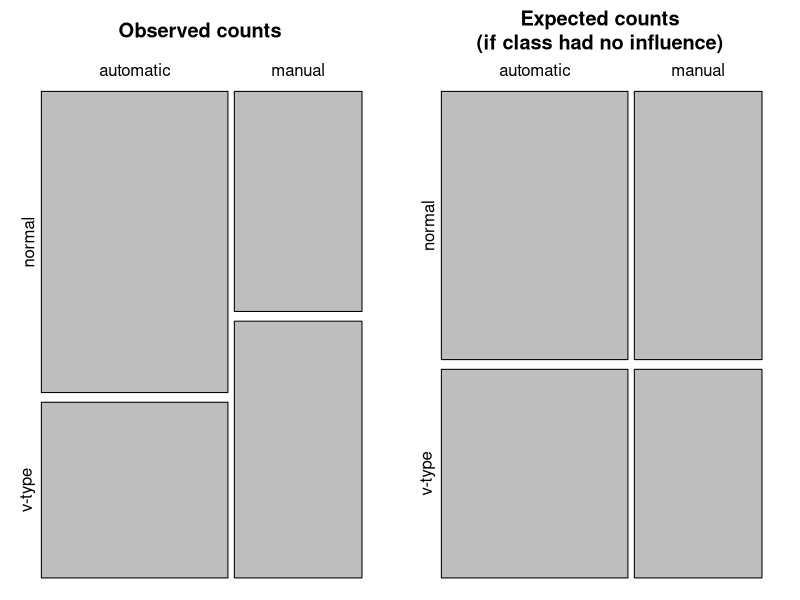
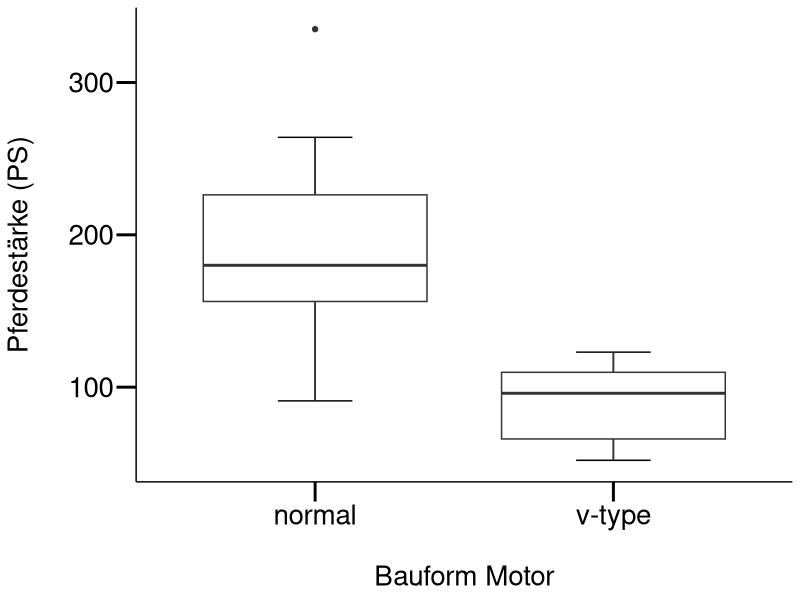
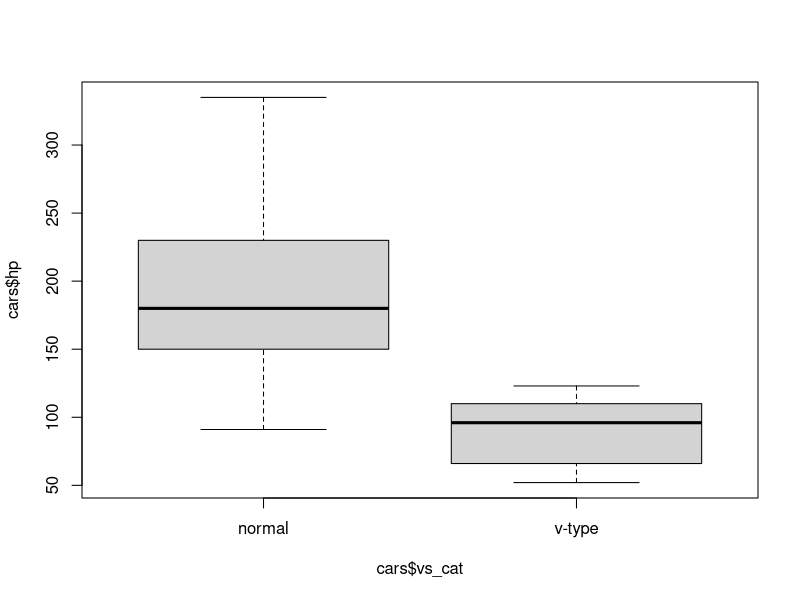
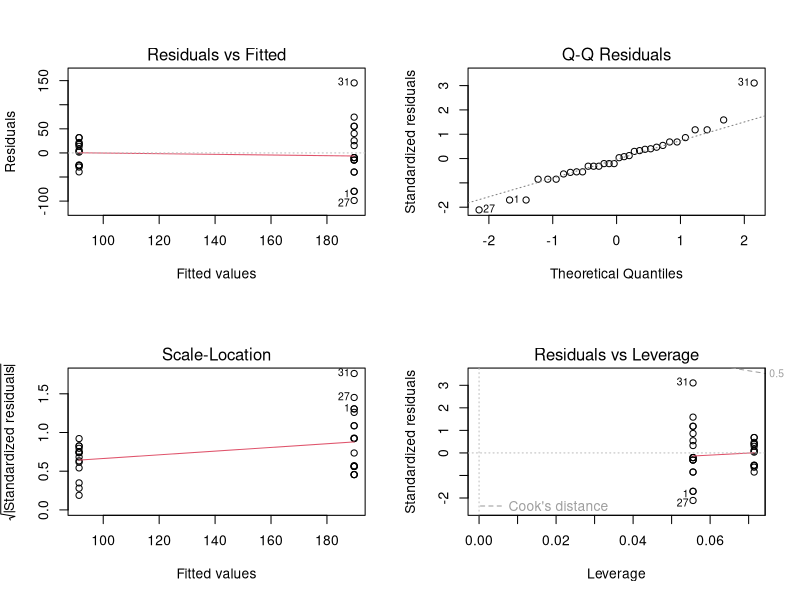

Source code (R) for these figures, in order:
## ---- chunk 1
#| include: false
#| purl: false
knitr::opts_chunk$set(echo = T, collapse=TRUE)

#export R file
# knitr::purl("statKons/StatKons1_Demo_assoziationen.qmd", "Demo_assoziationen.R", documentation = 0)
## ---- chunk 2
#| message: false
#lade Packages

library(tidyverse)

#mytheme
mytheme <- 
  theme_classic() + 
  theme(
    axis.line = element_line(color = "black"), 
    axis.text = element_text(size = 20, color = "black"), 
    axis.title = element_text(size = 20, color = "black"), 
    axis.ticks = element_line(size = 1, color = "black"), 
    axis.ticks.length = unit(.5, "cm")
  )
## ---- chunk 3
#| message: false
#| eval: true
#lade Daten
# mehr Info darüber: https://cran.r-project.org/web/packages/explore/vignettes/explore_mtcars.html
cars <- mtcars

#neue kategoriale variable
cars %<>% 
  as_tibble() %>% # da "nur" data frame kann glimplse nichts damit anfangen 
  mutate(vs_cat = if_else(.$vs == 0, "normal", "v-type")) %>% 
  mutate(am_cat = if_else(am == 0, "automatic", "manual"))

# betrachte die Daten
summary(cars)
glimpse(cars)

#Assoziation zwischen Anzahl Zylinder und Motorentyp ()
table(cars$vs_cat, cars$am_cat) # Achtung: sieht aus, als gäbe es weniger V-Motoren bei den handgeschalteten Autos

#lass und das überprüfen
#achtung: bei chi-square test kommt es sehr auf das format drauf an (er erwartet entweder vektoren oder eine matrix!)

#exkurs um in es in ein matrix form zu bringen
chi_sq_matrix <- xtabs(~ vs_cat + am_cat, data = as.data.frame(cars)) # in diesem Spezialfall haben wir keine Kriteriumsvariable

#1.version
chi_sq <-chisq.test(chi_sq_matrix)

#2. version
chi_sq <- chisq.test(cars$am_cat, cars$vs_cat)

#resp. fisher exacter test verwenden, da 2x2 table
fisher.test(chi_sq_matrix)

#fisher exakter test
fisher.test(cars$am_cat, cars$vs_cat)

#visualisieren: kudos goes to https://mgimond.github.io/Stats-in-R/ChiSquare_test.html#3_two_factor_classification
OP <- par(mfrow=c(1,2), "mar"=c(1,1,3,1))
mosaicplot(chi_sq$observed, cex.axis =1 , main = "Observed counts")
mosaicplot(chi_sq$expected, cex.axis =1 , main = "Expected counts\n(if class had no influence)")
par(OP)
## ---- chunk 4
#| eval: true
#define dataset
cars <- mtcars

#neue kategoriale variable
cars %<>% 
  as_tibble() %>% # da "nur" data frame kann glimplse nichts damit anfangen 
  mutate(vs_cat = if_else(.$vs == 0, "normal", "v-type")) %>% 
  mutate(am_cat = if_else(am == 0, "automatic", "manual"))

# bei t-Test immer zuerst visualisieren: in diesem Fall Boxplot mit Variablen Getriebe (v- vs. s-motor) und Anzahl Pferdestärke
ggplot2::ggplot(cars, aes(y = hp, x = vs_cat)) +
  stat_boxplot(geom ='errorbar', width = .25) +
  geom_boxplot() +
  # geom_violin()+
  labs(x = "\nBauform Motor", y = "Pferdestärke (PS)\n") +
  mytheme
  
#alternativ     
boxplot(cars$hp ~ cars$vs_cat) # sieht ganz ok aus, jedoch weist die variable "normale Motoren" deutlich eine grössere Streuung aus -> siehe aov.1 und deren Modelgüte-Plots

# Definiere Model: t-Test, wobei die AV metrisch (in unserem Fall eine Zählvariable) sein muss
ttest <- t.test(cars$hp ~ cars$vs_cat)
aov.1 <- aov(cars$hp ~ cars$vs_cat)

#schaue Modellgüte an
par(mfrow = c(2,2))
plot(aov.1)

#zeige resultate
ttest
summary.lm(aov.1)

#wie würdet ihr nun die Ergebnisse darstellen?
